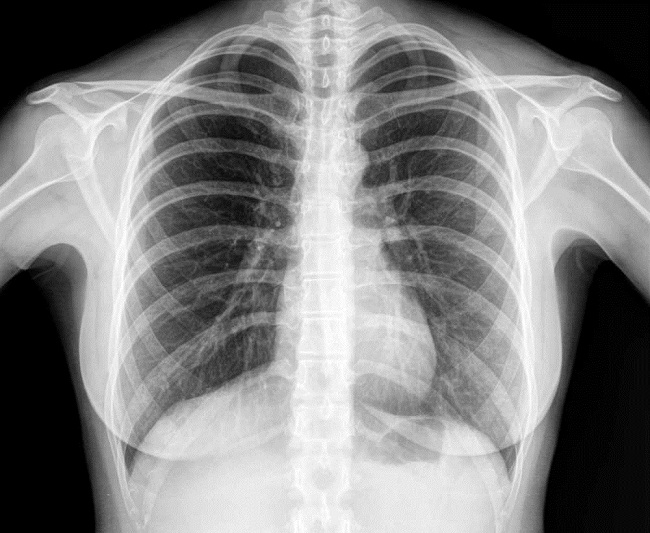
#> input picture TugasPCD3/xray.jpg, 650 x 533 px
$ python 'F55121037_Muhammad Fajrin Aljabar_Different.py'
#> lines starting #> are read from the running program, lines starting #| are printed output that depends on the picture
import cv2

img = cv2.imread('xray.jpg', 0)
#> img is the input picture: shape (533, 650); min 0, max 255, mean 131.4

diff_img = cv2.absdiff(cv2.GaussianBlur(img, (5, 5), 0), img)
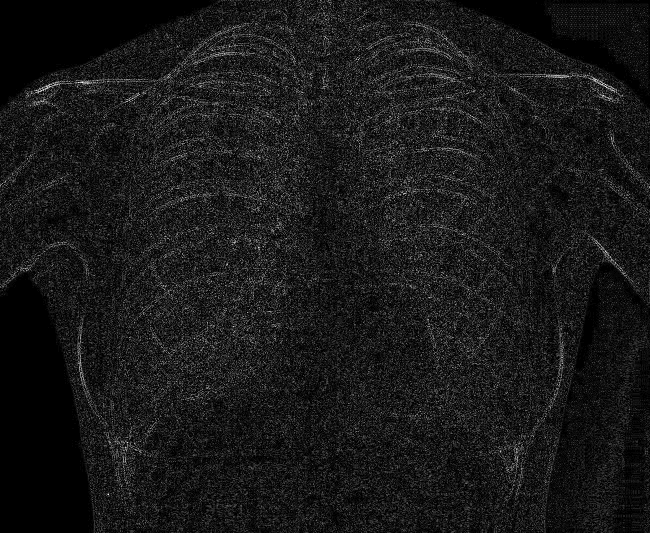
#> diff_img: shape (533, 650); min 0, max 35, mean 3.5; drawn with min black and max white
equalized_diff_img = cv2.equalizeHist(diff_img)
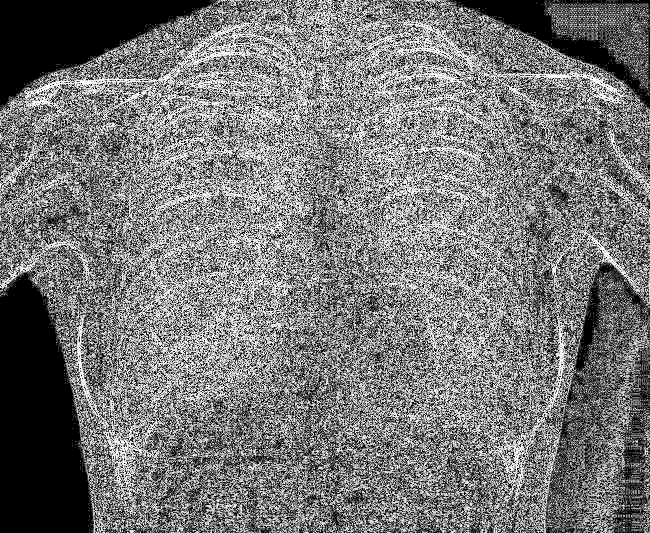
#> equalized_diff_img: shape (533, 650); min 0, max 255, mean 118.4
equalized_img = cv2.equalizeHist(img)
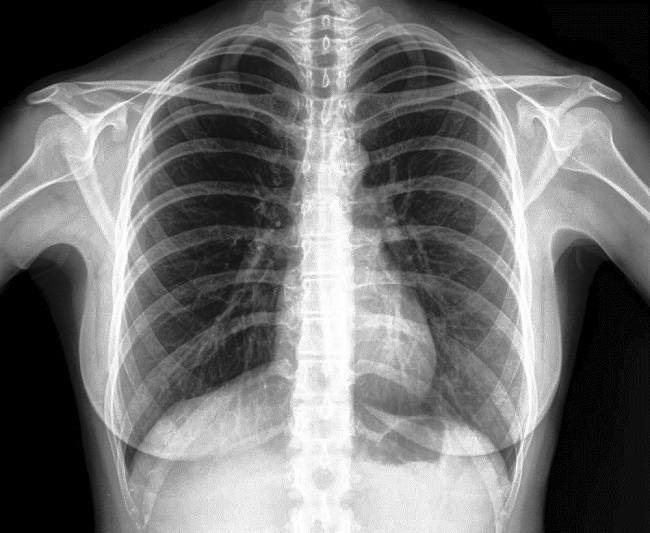
#> equalized_img: shape (533, 650); min 0, max 255, mean 113.3

cv2.imshow('Original Image', img)
cv2.imshow('Difference Image', diff_img)
cv2.imshow('Equalized Difference Image', equalized_diff_img)
cv2.imshow('Equalized Image', equalized_img)

cv2.waitKey(0)
cv2.destroyAllWindows()

$ run again, with TugasPCD3/gambar1.jpg copied over TugasPCD3/xray.jpg
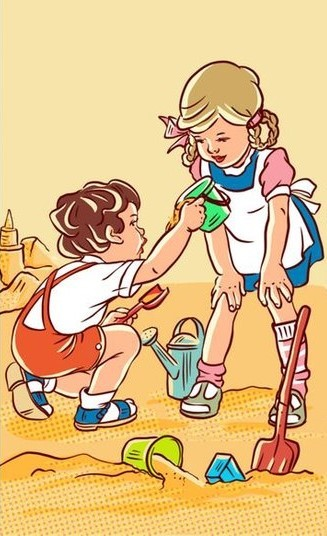
#> input picture TugasPCD3/gambar1.jpg, 327 x 536 px
#> `equalized_diff_img = cv2.equalizeHist(diff_img)`:
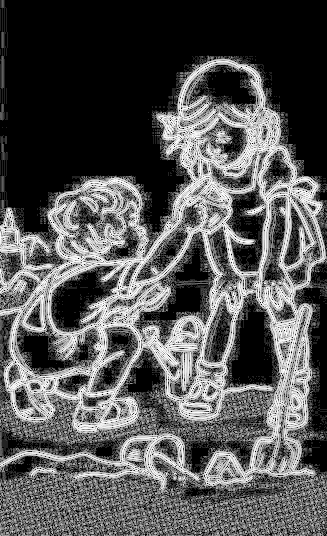
#> equalized_diff_img: shape (536, 327); min 0, max 255, mean 84.3
#> `equalized_img = cv2.equalizeHist(img)`:
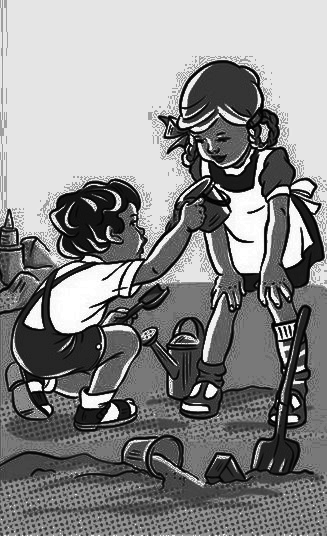
#> equalized_img: shape (536, 327); min 0, max 255, mean 138
